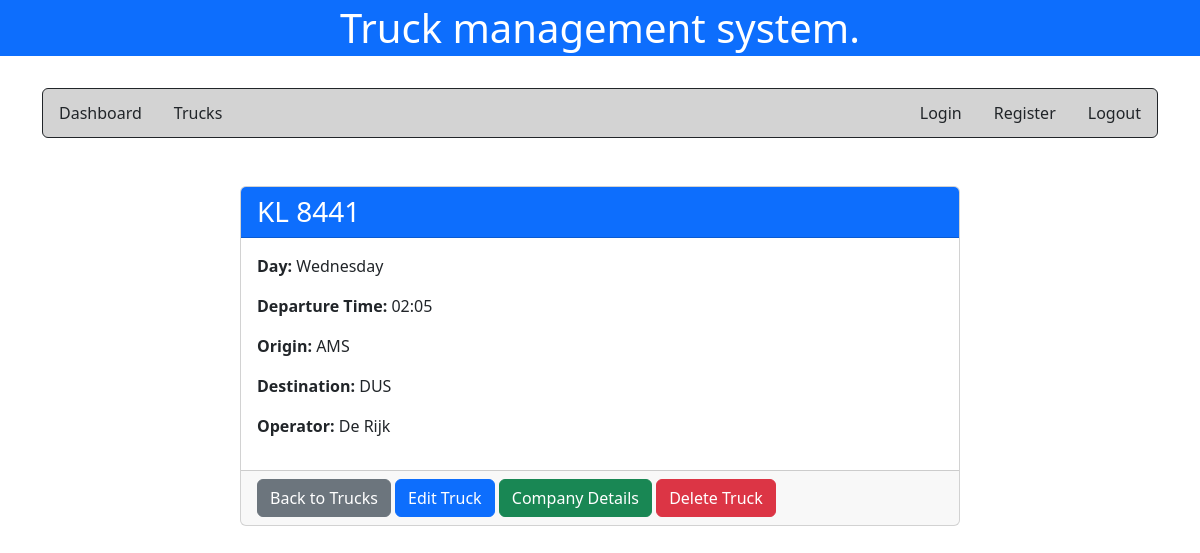
Screenshot of /singletruck/5/ with the database file from the repository.
### emp/models.py (models this page shows, shortened)
class Truck(models.Model):
    truck_id = models.AutoField(primary_key=True)
    truck_day = models.CharField(max_length=50)
    truck_departure_time = models.CharField(max_length=50)
    truck_truck = models.CharField(max_length=50)
    truck_number = models.CharField(max_length=50)
    truck_origin = models.CharField(max_length=50)
    truck_destination = models.CharField(max_length=50)
    truck_operator = models.CharField(max_length=50)
    truck_coloader = models.CharField(max_length=50, null=True, blank=True)
    truck_coolie = models.CharField(max_length=50, null=True, blank=True)
    truck_adr = models.CharField(max_length=50, null=True, blank=True)
    truck_order_number = models.CharField(max_length=50, null=True, blank=True)
    truck_street = models.CharField(max_length=100)
    truck_street_number = models.CharField(max_length=100)
    truck_postal_code = models.CharField(max_length=10, null=True, blank=True)
    truck_city = models.CharField(max_length=50)
    truck_country = models.CharField(max_length=50)
    phone_country_code = models.CharField(max_length=4)
    phone_area_code = models.CharField(max_length=3)
    phone_number = models.CharField(max_length=4)

### emp/views.py (the view)
# urls.py: path("singletruck/<int:empid>/", views.single_truck, name="singletruck"),
def single_truck(request, empid):
    try:
        truck = Truck.objects.get(truck_id=empid)
        return render(request, 'emp/singletruck.html', {'singletruck': truck})
    except Truck.DoesNotExist:
        return render(request, 'emp/singletruck.html', {'error_message': 'Truck not found'})

### emp/templates/emp/singletruck.html
{% extends "base.html" %}
{% block content %}
<div class="container mt-5">
    <div class="row justify-content-center">
        <div class="col-md-8">
            <div class="card">
                <div class="card-header bg-primary text-white">
                    <h3 class="card-title mb-0"> {{ singletruck.truck_truck }} {{ singletruck.truck_number }}</h3>
                </div>
                <div class="card-body">
                    <div class="row">
                        <div class="col-md-6">
                            <p><strong>Day:</strong> {{ singletruck.truck_day }}</p>
                            <p><strong>Departure Time:</strong> {{ singletruck.truck_departure_time }}</p>
                            <p><strong>Origin:</strong> {{ singletruck.truck_origin }}</p>
                            <p><strong>Destination:</strong> {{ singletruck.truck_destination }}</p>
                            <p><strong>Operator:</strong> {{ singletruck.truck_operator }}</p>
                        </div>
                    </div>
                </div>
                <div class="card-footer">
                    <a href="{% url 'alltrucks' %}" class="btn btn-secondary">Back to Trucks</a>
                    <a href="{% url 'updatetruck' singletruck.truck_id %}" class="btn btn-primary">Edit Truck</a>
                    <a href="{% url 'singlecompanydetails' singletruck.truck_id %}" class="btn btn-success">Company Details</a>
                    <a href="{% url 'deletetruck' singletruck.truck_id %}" class="btn btn-danger">Delete Truck</a>
                </div>
            </div>
        </div>
    </div>
</div>
{% endblock %}

### rows the page displays
Truck: truck_truck "KL", truck_number "8441", truck_day "Wednesday", truck_departure_time "02:05", truck_origin "AMS", truck_destination "DUS", truck_operator "De Rijk"
